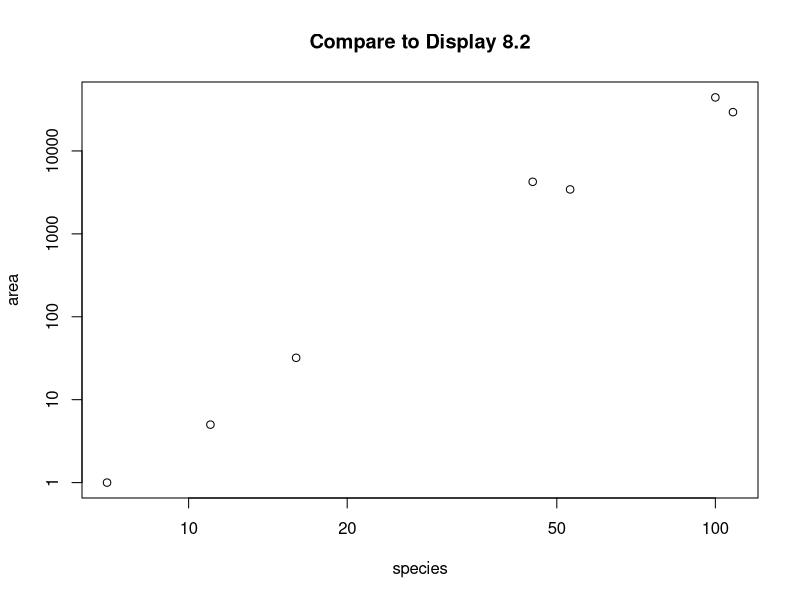
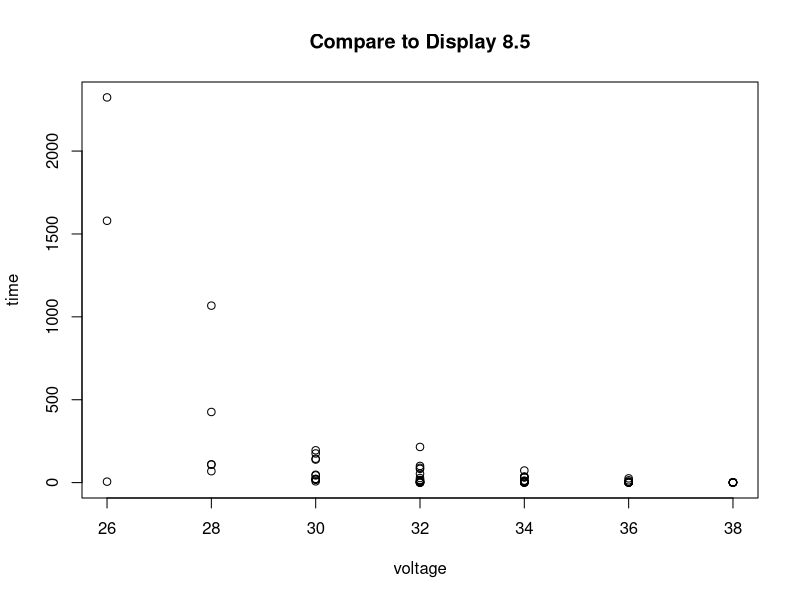
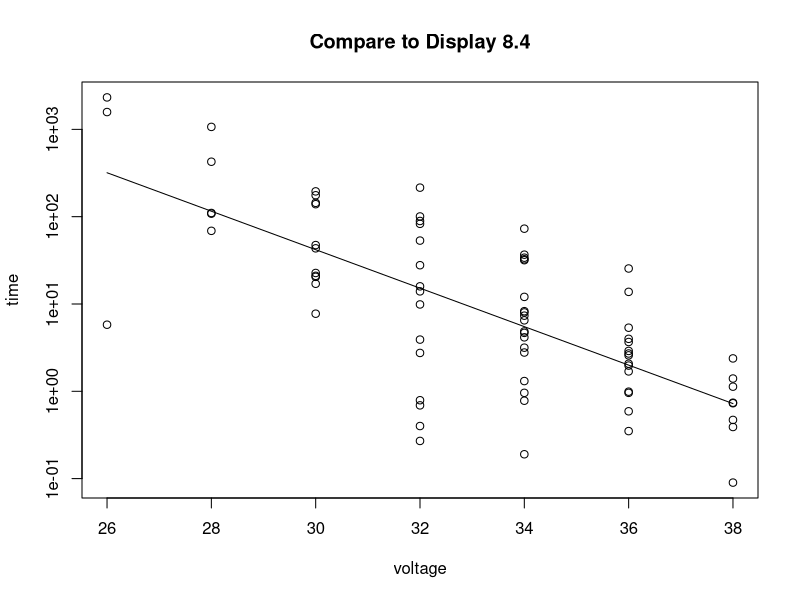
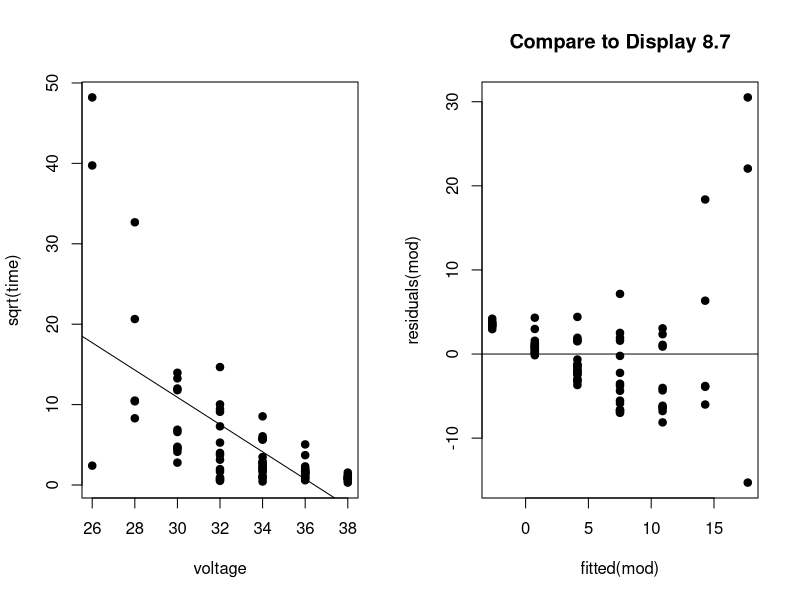
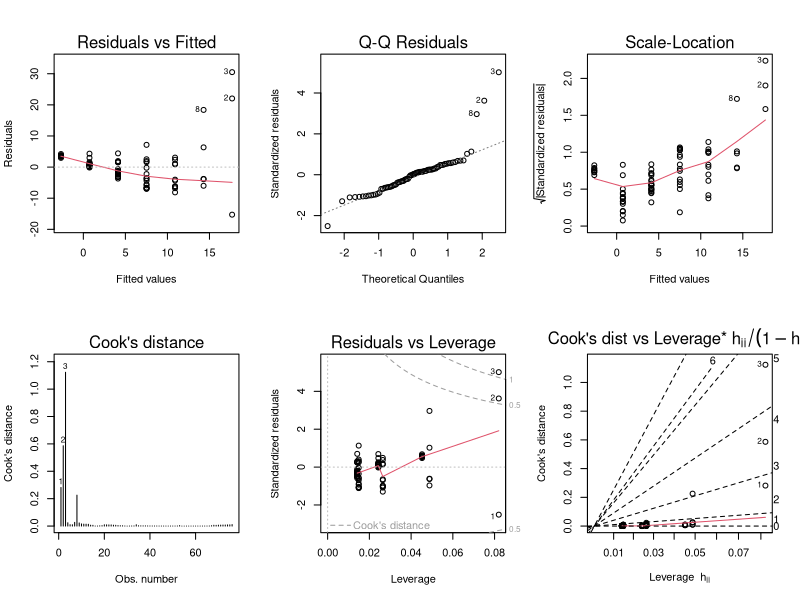

Here is the R script that generated these plots, in order:
setwd("U:\\401A\\sleuth3csv") # or whever your data are

#######################################################
# Chapter 8                                         
#######################################################

# Read in species data
species = read.csv("case0801.csv")
names(species) = tolower(names(species))
species                                   # Compare to display 8.1

plot(area~species, species, log='xy', main='Compare to Display 8.2')    
# You can use log='x' or log='y' to just log x or y axis respectively



fluid = read.csv("case0802.csv")
names(fluid) = tolower(names(fluid))


plot(time~voltage, fluid,          main="Compare to Display 8.5")

plot(time~voltage, fluid, log='y', main="Compare to Display 8.4")
mod = lm(log(time)~voltage, fluid)
lines(fluid$voltage, exp(predict(mod)))


 
mod = lm(sqrt(time)~voltage,fluid)
par(mfrow=c(1,2))
plot(sqrt(time)~voltage, fluid, pch=19) 
abline(mod)
plot(fitted(mod),residuals(mod), main="Compare to Display 8.7", pch=19)
abline(0,0)

# Diagnostics plots
par(mfrow=c(2,3))
plot(mod, 1:6)


# Lack of fit ANOVA table compare to Display 8.10
mod.a = lm(log(time)~1, fluid)                  # Intercept only model
mod.b = lm(log(time)~          voltage , fluid) # Regression model
mod.c = lm(log(time)~as.factor(voltage), fluid) # One-way ANOVA model
# as.factor treats voltage as a categorical variable

# Compare with Display 8.10
anova(mod.a,mod.b,mod.c)  
